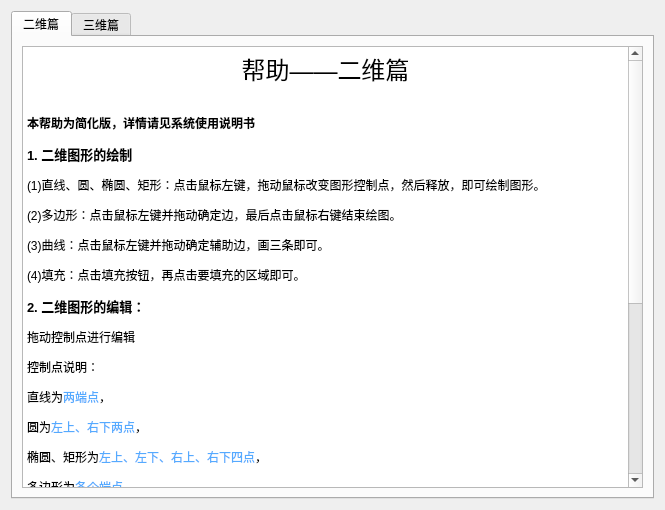
<?xml version="1.0" encoding="UTF-8"?>
<ui version="4.0">
 <class>HelpDialogs</class>
 <widget class="QDialog" name="HelpDialogs">
  <property name="geometry">
   <rect>
    <x>0</x>
    <y>0</y>
    <width>665</width>
    <height>510</height>
   </rect>
  </property>
  <property name="windowTitle">
   <string>Dialog</string>
  </property>
  <layout class="QGridLayout" name="gridLayout">
   <item row="0" column="0">
    <widget class="QTabWidget" name="tabWidget">
     <property name="currentIndex">
      <number>0</number>
     </property>
     <widget class="QWidget" name="tab">
      <attribute name="title">
       <string>二维篇</string>
      </attribute>
      <layout class="QGridLayout" name="gridLayout_2">
       <item row="0" column="0">
        <widget class="QTextBrowser" name="textBrowser">
         <property name="html">
          <string>&lt;!DOCTYPE HTML PUBLIC &quot;-//W3C//DTD HTML 4.0//EN&quot; &quot;http://www.w3.org/TR/REC-html40/strict.dtd&quot;&gt;
&lt;html&gt;&lt;head&gt;&lt;meta name=&quot;qrichtext&quot; content=&quot;1&quot; /&gt;&lt;style type=&quot;text/css&quot;&gt;
p, li { white-space: pre-wrap; }
&lt;/style&gt;&lt;/head&gt;&lt;body style=&quot; font-family:'SimSun'; font-size:9pt; font-weight:400; font-style:normal;&quot;&gt;
&lt;p align=&quot;center&quot; style=&quot; margin-top:0px; margin-bottom:0px; margin-left:0px; margin-right:0px; -qt-block-indent:0; text-indent:0px;&quot;&gt;&lt;span style=&quot; font-family:'微软雅黑 Light'; font-size:18pt; font-weight:24;&quot;&gt;帮助——二维篇&lt;/span&gt;&lt;/p&gt;
&lt;p style=&quot;-qt-paragraph-type:empty; margin-top:0px; margin-bottom:0px; margin-left:0px; margin-right:0px; -qt-block-indent:0; text-indent:0px; font-family:'微软雅黑 Light'; font-size:18pt; font-weight:24;&quot;&gt;&lt;br /&gt;&lt;/p&gt;
&lt;p style=&quot; margin-top:0px; margin-bottom:0px; margin-left:0px; margin-right:0px; -qt-block-indent:0; text-indent:0px;&quot;&gt;&lt;span style=&quot; font-family:'微软雅黑 Light'; font-weight:600;&quot;&gt;本帮助为简化版，详情请见系统使用说明书&lt;/span&gt;&lt;/p&gt;
&lt;p style=&quot; margin-top:12px; margin-bottom:12px; margin-left:0px; margin-right:0px; -qt-block-indent:0; text-indent:0px;&quot;&gt;&lt;span style=&quot; font-family:'微软雅黑 Light'; font-size:10pt; font-weight:600;&quot;&gt;1. 二维图形的绘制&lt;/span&gt;&lt;/p&gt;
&lt;p style=&quot; margin-top:12px; margin-bottom:12px; margin-left:0px; margin-right:0px; -qt-block-indent:0; text-indent:0px;&quot;&gt;&lt;span style=&quot; font-family:'微软雅黑 Light'; font-weight:24;&quot;&gt;(1)直线、圆、椭圆、矩形：点击鼠标左键，拖动鼠标改变图形控制点，然后释放，即可绘制图形。&lt;/span&gt;&lt;/p&gt;
&lt;p style=&quot; margin-top:12px; margin-bottom:12px; margin-left:0px; margin-right:0px; -qt-block-indent:0; text-indent:0px;&quot;&gt;&lt;span style=&quot; font-family:'微软雅黑 Light'; font-weight:24;&quot;&gt;(2)多边形：点击鼠标左键并拖动确定边，最后点击鼠标右键结束绘图。&lt;/span&gt;&lt;/p&gt;
&lt;p style=&quot; margin-top:12px; margin-bottom:12px; margin-left:0px; margin-right:0px; -qt-block-indent:0; text-indent:0px;&quot;&gt;&lt;span style=&quot; font-family:'微软雅黑 Light'; font-weight:24;&quot;&gt;(3)曲线：点击鼠标左键并拖动确定辅助边，画三条即可。&lt;/span&gt;&lt;/p&gt;
&lt;p style=&quot; margin-top:12px; margin-bottom:12px; margin-left:0px; margin-right:0px; -qt-block-indent:0; text-indent:0px;&quot;&gt;&lt;span style=&quot; font-family:'微软雅黑 Light'; font-weight:24;&quot;&gt;(4)填充：点击填充按钮，再点击要填充的区域即可。&lt;/span&gt;&lt;/p&gt;
&lt;p style=&quot; margin-top:12px; margin-bottom:12px; margin-left:0px; margin-right:0px; -qt-block-indent:0; text-indent:0px;&quot;&gt;&lt;span style=&quot; font-family:'微软雅黑 Light'; font-size:10pt; font-weight:600;&quot;&gt;2. 二维图形的编辑：&lt;/span&gt;&lt;/p&gt;
&lt;p style=&quot; margin-top:12px; margin-bottom:12px; margin-left:0px; margin-right:0px; -qt-block-indent:0; text-indent:0px;&quot;&gt;&lt;span style=&quot; font-family:'微软雅黑 Light'; font-weight:24;&quot;&gt;拖动控制点进行编辑&lt;/span&gt;&lt;/p&gt;
&lt;p style=&quot; margin-top:12px; margin-bottom:12px; margin-left:0px; margin-right:0px; -qt-block-indent:0; text-indent:0px;&quot;&gt;&lt;span style=&quot; font-family:'微软雅黑 Light'; font-weight:24;&quot;&gt;控制点说明： &lt;/span&gt;&lt;/p&gt;
&lt;p style=&quot; margin-top:12px; margin-bottom:12px; margin-left:0px; margin-right:0px; -qt-block-indent:0; text-indent:0px;&quot;&gt;&lt;span style=&quot; font-family:'微软雅黑 Light'; font-weight:24;&quot;&gt;直线为&lt;/span&gt;&lt;span style=&quot; font-family:'微软雅黑 Light'; font-weight:24; color:#55aaff;&quot;&gt;两端点&lt;/span&gt;&lt;span style=&quot; font-family:'宋体'; font-weight:24;&quot;&gt;，&lt;/span&gt;&lt;span style=&quot; font-family:'微软雅黑 Light'; font-weight:24;&quot;&gt; &lt;/span&gt;&lt;/p&gt;
&lt;p style=&quot; margin-top:12px; margin-bottom:12px; margin-left:0px; margin-right:0px; -qt-block-indent:0; text-indent:0px;&quot;&gt;&lt;span style=&quot; font-family:'微软雅黑 Light'; font-weight:24;&quot;&gt;圆为&lt;/span&gt;&lt;span style=&quot; font-family:'微软雅黑 Light'; font-weight:24; color:#55aaff;&quot;&gt;左上、右下两点&lt;/span&gt;&lt;span style=&quot; font-family:'微软雅黑 Light'; font-weight:24;&quot;&gt;， &lt;/span&gt;&lt;/p&gt;
&lt;p style=&quot; margin-top:12px; margin-bottom:12px; margin-left:0px; margin-right:0px; -qt-block-indent:0; text-indent:0px;&quot;&gt;&lt;span style=&quot; font-family:'微软雅黑 Light'; font-weight:24;&quot;&gt;椭圆、矩形为&lt;/span&gt;&lt;span style=&quot; font-family:'微软雅黑 Light'; font-weight:24; color:#55aaff;&quot;&gt;左上、左下、右上、右下四点&lt;/span&gt;&lt;span style=&quot; font-family:'微软雅黑 Light'; font-weight:24;&quot;&gt;， &lt;/span&gt;&lt;/p&gt;
&lt;p style=&quot; margin-top:12px; margin-bottom:12px; margin-left:0px; margin-right:0px; -qt-block-indent:0; text-indent:0px;&quot;&gt;&lt;span style=&quot; font-family:'微软雅黑 Light'; font-weight:24;&quot;&gt;多边形为&lt;/span&gt;&lt;span style=&quot; font-family:'微软雅黑 Light'; font-weight:24; color:#55aaff;&quot;&gt;各个端点&lt;/span&gt;&lt;span style=&quot; font-family:'微软雅黑 Light'; font-weight:24;&quot;&gt;， &lt;/span&gt;&lt;/p&gt;
&lt;p style=&quot; margin-top:12px; margin-bottom:12px; margin-left:0px; margin-right:0px; -qt-block-indent:0; text-indent:0px;&quot;&gt;&lt;span style=&quot; font-family:'微软雅黑 Light'; font-weight:24;&quot;&gt;曲线为&lt;/span&gt;&lt;span style=&quot; font-family:'微软雅黑 Light'; font-weight:24; color:#55aaff;&quot;&gt;四个控制点&lt;/span&gt;&lt;span style=&quot; font-family:'微软雅黑 Light'; font-weight:24;&quot;&gt; &lt;/span&gt;&lt;/p&gt;
&lt;p style=&quot; margin-top:12px; margin-bottom:12px; margin-left:0px; margin-right:0px; -qt-block-indent:0; text-indent:0px;&quot;&gt;&lt;span style=&quot; font-family:'微软雅黑 Light'; font-size:10pt; font-weight:600;&quot;&gt;3. 二维图形的裁剪&lt;/span&gt;&lt;/p&gt;
&lt;p style=&quot; margin-top:12px; margin-bottom:12px; margin-left:0px; margin-right:0px; -qt-block-indent:0; text-indent:0px;&quot;&gt;&lt;span style=&quot; font-family:'微软雅黑 Light'; font-weight:24;&quot;&gt;说明：支持直线的裁剪&lt;/span&gt;&lt;/p&gt;
&lt;p style=&quot; margin-top:12px; margin-bottom:12px; margin-left:0px; margin-right:0px; -qt-block-indent:0; text-indent:0px;&quot;&gt;&lt;span style=&quot; font-family:'微软雅黑 Light'; font-weight:24;&quot;&gt;方法：先点击选择工具，框出要裁剪的直线，然后点击裁剪按钮即可，裁剪窗口可通过拖动左上角和右下角的控制点进行编辑。&lt;/span&gt;&lt;/p&gt;
&lt;p style=&quot; margin-top:12px; margin-bottom:12px; margin-left:0px; margin-right:0px; -qt-block-indent:0; text-indent:0px;&quot;&gt;&lt;span style=&quot; font-family:'微软雅黑 Light'; font-size:10pt; font-weight:600;&quot;&gt;4. 二维图形的变换&lt;/span&gt;&lt;/p&gt;
&lt;p style=&quot; margin-top:12px; margin-bottom:12px; margin-left:0px; margin-right:0px; -qt-block-indent:0; text-indent:0px;&quot;&gt;&lt;span style=&quot; font-family:'微软雅黑 Light'; font-weight:24;&quot;&gt;画完图形后，拖动平移旋转控制点即可，缩放点击工具栏-&amp;gt;放大/缩小。&lt;/span&gt;&lt;/p&gt;
&lt;p style=&quot; margin-top:12px; margin-bottom:12px; margin-left:0px; margin-right:0px; -qt-block-indent:0; text-indent:0px;&quot;&gt;&lt;span style=&quot; font-family:'微软雅黑 Light'; font-size:10pt; font-weight:600;&quot;&gt;5.二维图像的保存&lt;/span&gt;&lt;/p&gt;
&lt;p style=&quot; margin-top:12px; margin-bottom:12px; margin-left:0px; margin-right:0px; -qt-block-indent:0; text-indent:0px;&quot;&gt;&lt;span style=&quot; font-family:'微软雅黑 Light'; font-weight:24;&quot;&gt;说明：可将当前画布上的图像保存为文件，支持jpg、bmp格式&lt;/span&gt;&lt;/p&gt;
&lt;p style=&quot; margin-top:12px; margin-bottom:12px; margin-left:0px; margin-right:0px; -qt-block-indent:0; text-indent:0px;&quot;&gt;&lt;span style=&quot; font-family:'微软雅黑 Light'; font-weight:24;&quot;&gt;方法：点击保存按钮，选择路径和文件名即可。&lt;/span&gt;&lt;/p&gt;&lt;/body&gt;&lt;/html&gt;</string>
         </property>
        </widget>
       </item>
      </layout>
     </widget>
     <widget class="QWidget" name="tab_2">
      <attribute name="title">
       <string>三维篇</string>
      </attribute>
      <layout class="QGridLayout" name="gridLayout_3">
       <item row="0" column="0">
        <widget class="QTextBrowser" name="textBrowser_2">
         <property name="html">
          <string>&lt;!DOCTYPE HTML PUBLIC &quot;-//W3C//DTD HTML 4.0//EN&quot; &quot;http://www.w3.org/TR/REC-html40/strict.dtd&quot;&gt;
&lt;html&gt;&lt;head&gt;&lt;meta name=&quot;qrichtext&quot; content=&quot;1&quot; /&gt;&lt;style type=&quot;text/css&quot;&gt;
p, li { white-space: pre-wrap; }
&lt;/style&gt;&lt;/head&gt;&lt;body style=&quot; font-family:'SimSun'; font-size:9pt; font-weight:400; font-style:normal;&quot;&gt;
&lt;p align=&quot;center&quot; style=&quot; margin-top:0px; margin-bottom:0px; margin-left:0px; margin-right:0px; -qt-block-indent:0; text-indent:0px;&quot;&gt;&lt;span style=&quot; font-family:'微软雅黑 Light'; font-size:18pt; font-weight:24;&quot;&gt;帮助——三维篇&lt;/span&gt;&lt;/p&gt;
&lt;p style=&quot;-qt-paragraph-type:empty; margin-top:0px; margin-bottom:0px; margin-left:0px; margin-right:0px; -qt-block-indent:0; text-indent:0px; font-family:'微软雅黑 Light'; font-size:18pt; font-weight:24;&quot;&gt;&lt;br /&gt;&lt;/p&gt;
&lt;p style=&quot; margin-top:0px; margin-bottom:0px; margin-left:0px; margin-right:0px; -qt-block-indent:0; text-indent:0px;&quot;&gt;&lt;span style=&quot; font-family:'微软雅黑 Light'; font-weight:600;&quot;&gt;本帮助为简化版，详情请见系统使用说明书&lt;/span&gt;&lt;/p&gt;
&lt;p style=&quot; margin-top:6px; margin-bottom:6px; margin-left:0px; margin-right:0px; -qt-block-indent:0; text-indent:0px;&quot;&gt;&lt;span style=&quot; font-family:'微软雅黑 Light'; font-size:10pt; font-weight:600;&quot;&gt;一、三维模型的加载&lt;/span&gt;&lt;/p&gt;
&lt;p style=&quot; margin-top:0px; margin-bottom:0px; margin-left:0px; margin-right:0px; -qt-block-indent:0; text-indent:0px;&quot;&gt;&lt;span style=&quot; font-family:'微软雅黑 Light';&quot;&gt;点击打开按钮，&lt;/span&gt;&lt;span style=&quot; font-family:'微软雅黑 Light'; color:#ff0000;&quot;&gt;选择OFF文件&lt;/span&gt;&lt;/p&gt;
&lt;p style=&quot;-qt-paragraph-type:empty; margin-top:0px; margin-bottom:0px; margin-left:0px; margin-right:0px; -qt-block-indent:0; text-indent:0px; font-family:'微软雅黑 Light'; color:#ff0000;&quot;&gt;&lt;br /&gt;&lt;/p&gt;
&lt;p style=&quot; margin-top:6px; margin-bottom:6px; margin-left:0px; margin-right:0px; -qt-block-indent:0; text-indent:0px;&quot;&gt;&lt;span style=&quot; font-family:'微软雅黑 Light'; font-size:10pt; font-weight:600; color:#000000;&quot;&gt;二、操作说明&lt;/span&gt;&lt;/p&gt;
&lt;p style=&quot; margin-top:0px; margin-bottom:0px; margin-left:0px; margin-right:0px; -qt-block-indent:0; text-indent:0px;&quot;&gt;&lt;span style=&quot; font-family:'微软雅黑 Light'; color:#000000;&quot;&gt;1.键盘：&lt;/span&gt;&lt;/p&gt;
&lt;p style=&quot; margin-top:0px; margin-bottom:0px; margin-left:0px; margin-right:0px; -qt-block-indent:0; text-indent:0px;&quot;&gt;&lt;span style=&quot; font-family:'微软雅黑 Light'; font-weight:24;&quot;&gt;数字1：放大 &lt;/span&gt;&lt;/p&gt;
&lt;p style=&quot; margin-top:0px; margin-bottom:0px; margin-left:0px; margin-right:0px; -qt-block-indent:0; text-indent:0px;&quot;&gt;&lt;span style=&quot; font-family:'微软雅黑 Light'; font-weight:24;&quot;&gt;数字2：缩小 &lt;/span&gt;&lt;/p&gt;
&lt;p style=&quot; margin-top:0px; margin-bottom:0px; margin-left:0px; margin-right:0px; -qt-block-indent:0; text-indent:0px;&quot;&gt;&lt;span style=&quot; font-family:'微软雅黑 Light'; font-weight:24;&quot;&gt;方向键上、下：按x轴旋转 &lt;/span&gt;&lt;/p&gt;
&lt;p style=&quot; margin-top:0px; margin-bottom:0px; margin-left:0px; margin-right:0px; -qt-block-indent:0; text-indent:0px;&quot;&gt;&lt;span style=&quot; font-family:'微软雅黑 Light'; font-weight:24;&quot;&gt;方向键左、右：按y轴旋转 &lt;/span&gt;&lt;/p&gt;
&lt;p style=&quot; margin-top:0px; margin-bottom:0px; margin-left:0px; margin-right:0px; -qt-block-indent:0; text-indent:0px;&quot;&gt;&lt;span style=&quot; font-family:'微软雅黑 Light'; font-weight:24;&quot;&gt;字母Z、X：按z轴旋转 &lt;/span&gt;&lt;/p&gt;
&lt;p style=&quot; margin-top:0px; margin-bottom:0px; margin-left:0px; margin-right:0px; -qt-block-indent:0; text-indent:0px;&quot;&gt;&lt;span style=&quot; font-family:'微软雅黑 Light'; font-weight:24; color:#ff0000;&quot;&gt;字母L：在面模型和线框架之间切换 &lt;/span&gt;&lt;/p&gt;
&lt;p style=&quot; margin-top:0px; margin-bottom:0px; margin-left:0px; margin-right:0px; -qt-block-indent:0; text-indent:0px;&quot;&gt;&lt;span style=&quot; font-family:'微软雅黑 Light'; font-weight:24;&quot;&gt;F1：全屏显示 &lt;/span&gt;&lt;/p&gt;
&lt;p style=&quot; margin-top:0px; margin-bottom:0px; margin-left:0px; margin-right:0px; -qt-block-indent:0; text-indent:0px;&quot;&gt;&lt;span style=&quot; font-family:'微软雅黑 Light'; font-weight:24;&quot;&gt;Esc：关闭窗口 &lt;/span&gt;&lt;/p&gt;
&lt;p style=&quot; margin-top:0px; margin-bottom:0px; margin-left:0px; margin-right:0px; -qt-block-indent:0; text-indent:0px;&quot;&gt;&lt;span style=&quot; font-family:'微软雅黑 Light';&quot;&gt;2.鼠标： &lt;/span&gt;&lt;/p&gt;
&lt;p style=&quot; margin-top:0px; margin-bottom:0px; margin-left:0px; margin-right:0px; -qt-block-indent:0; text-indent:0px;&quot;&gt;&lt;span style=&quot; font-family:'微软雅黑 Light'; font-weight:24;&quot;&gt;单击鼠标左键并拖动，可使图形旋转。 &lt;/span&gt;&lt;/p&gt;
&lt;p style=&quot; margin-top:0px; margin-bottom:0px; margin-left:0px; margin-right:0px; -qt-block-indent:0; text-indent:0px;&quot;&gt;&lt;span style=&quot; font-family:'微软雅黑 Light'; font-weight:24;&quot;&gt;鼠标滑轮可改变视角远近。 &lt;/span&gt;&lt;/p&gt;&lt;/body&gt;&lt;/html&gt;</string>
         </property>
        </widget>
       </item>
      </layout>
     </widget>
    </widget>
   </item>
  </layout>
 </widget>
 <resources/>
 <connections/>
</ui>
